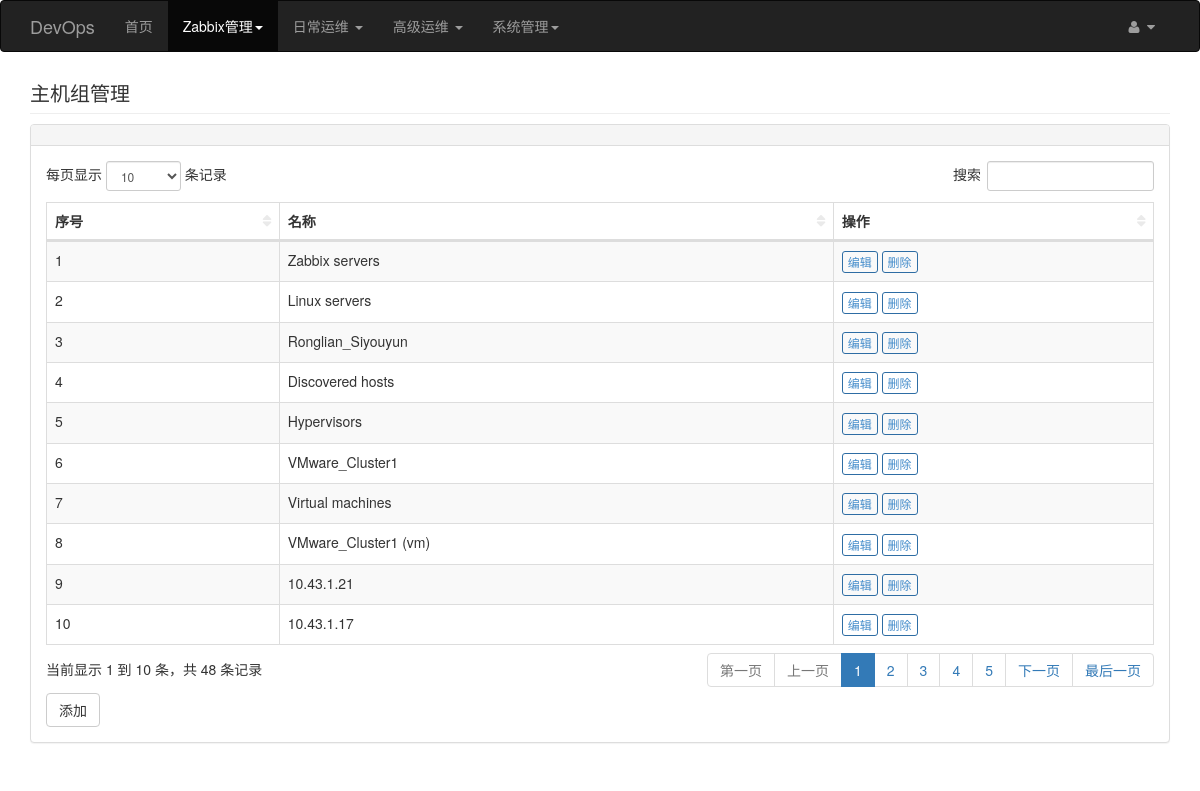
The app's page /host_group/index (signed in) with its own data.
### app/models.py (models this page shows, shortened)
class Base(db.Model):
    __abstract__ = True
    id = db.Column(db.Integer, primary_key=True)
    created_at = db.Column(db.DateTime, default=datetime.now)
    updated_at = db.Column(db.DateTime, default=datetime.now, onupdate=datetime.now)

class HostGroup(Base):
    __tablename__ = 'host_groups'
    name = db.Column(db.String(50), unique=True)
    groupid = db.Column(db.Integer, default=0)
    notes = db.Column(db.TEXT())
    hosts = db.relationship('Inventory', secondary=mid_host_group_inventorys,
                            backref=db.backref('host_groups', lazy='dynamic'))

### app/host_group/views.py (the view)
@host_group.route('/index', methods=['GET'])
@login_required
def index():
    header = u'主机组管理'
    objects = HostGroup.query.all()
    return _render('index', locals())

### app/auth/views.py (called while the page is built)
@auth.before_app_request
def before_request():
    if current_user.is_authenticated:
        if not current_user.confirmed \
                and request.endpoint \
                and request.endpoint[:5] != 'auth.' \
                and request.endpoint != 'static':
            return redirect(url_for('auth.unconfirmed'))

### app/host_group/views.py (called while the page is built)
def _render(content, kwargs={}):
    kwargs.update(title_name=u'主机组')
    html = "host_group/%s.html" % content
    return render_template(html, **kwargs)

### app/models.py (called while the page is built)
    @login_manager.user_loader
    def load_user(user_id):
        return User.query.get(int(user_id))

### app/templates/host_group/index.html (shortened to what this page needs)
{% extends "extends/base_table.html" %}
{% block table_content %}
    {% import 'macros/render_btn.html' as macros %}
    <div class="dataTable_wrapper">
        <table class="table table-striped table-bordered table-hover" id="dataTables-example">
            <thead>
            <tr>
                <th>序号</th>
                <th>名称</th>
                <th>操作</th>
            </tr>
            </thead>
            <tbody>
            {% for h in objects %}
                <tr>
                    <td>{{ loop.index }}</td>
                    <td>{{ h.name }}</td>
                    <td>
                        {{ macros.render_btn('编辑', 'host_group.edit', h.id) }}
                        {{ macros.render_btn('删除', 'host_group.delete', h.id) }}
                    </td>
                </tr>
            {% endfor %}
            </tbody>
        </table>
    </div>
    <div>
        {{ macros.render_add_btn('host_group.new') }}
    </div>
{% endblock %}

### app/templates/macros/render_btn.html (shortened to what this page needs)
{% macro render_btn(name, url, id) %}
    <a href="{{ url_for(url, id=id) }}"
       class="btn btn-outline btn-primary btn-xs">{{ name }}
    </a>
{% endmacro %}
{% macro render_add_btn(url) %}
    <a href="{{ url_for(url) }}" class="btn btn-outline btn-default">添加</a>
{% endmacro %}

### app/static/bs/css/sb-admin-2.css (style rules this page uses)
body { background-color: #f8f8f8; }
.btn-outline { color: inherit; background-color: transparent; transition: all .5s; }
.btn-primary.btn-outline { color: #428bca; }
table.dataTable thead .sorting, table.dataTable thead .sorting_asc, table.dataTable thead .sorting_desc, table.dataTable thead .sorting_asc_disabled, table.dataTable thead .sorting_desc_disabled { background: 0 0; }
table.dataTable thead .sorting_asc:after { content: "\f0de"; float: right; font-family: fontawesome; }
table.dataTable thead .sorting:after { content: "\f0dc"; float: right; font-family: fontawesome; color: rgba(50,50,50,.5); }

### app/static/bs/css/custom.css (style rules this page uses)
body { background-color: #fff; }

### records on screen
HostGroup: name "Zabbix servers", name "编辑 删除"
HostGroup: name "Linux servers", name "编辑 删除"
HostGroup: name "Ronglian_Siyouyun", name "编辑 删除"
HostGroup: name "Discovered hosts", name "编辑 删除"
HostGroup: name "Hypervisors", name "编辑 删除"
HostGroup: name "VMware_Cluster1", name "编辑 删除"
HostGroup: name "Virtual machines", name "编辑 删除"
HostGroup: name "VMware_Cluster1 (vm)", name "编辑 删除"
HostGroup: name "10.43.1.21", name "编辑 删除"
HostGroup: name "10.43.1.17", name "编辑 删除"

### other values on screen
{{ header }} "主机组管理"
